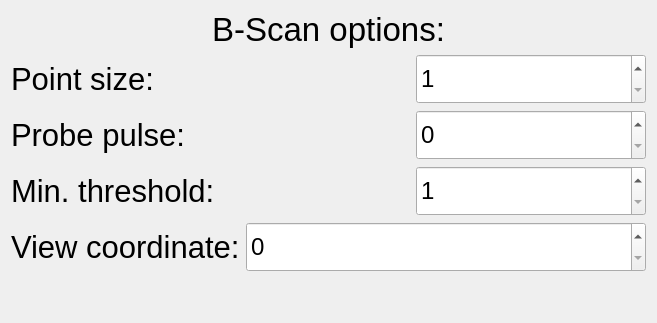
              <widget class="QWidget" name="bScanSettingsPage">
               <layout class="QVBoxLayout" name="verticalLayout_27">
                <item>
                 <widget class="QLabel" name="label_31">
                  <property name="maximumSize">
                   <size>
                    <width>16777215</width>
                    <height>50</height>
                   </size>
                  </property>
                  <property name="font">
                   <font>
                    <pointsize>25</pointsize>
                   </font>
                  </property>
                  <property name="autoFillBackground">
                   <bool>false</bool>
                  </property>
                  <property name="frameShape">
                   <enum>QFrame::NoFrame</enum>
                  </property>
                  <property name="text">
                   <string>B-Scan options:</string>
                  </property>
                  <property name="alignment">
                   <set>Qt::AlignCenter</set>
                  </property>
                 </widget>
                </item>
                <item>
                 <layout class="QHBoxLayout" name="horizontalLayout_28">
                  <item>
                   <widget class="QLabel" name="label_32">
                    <property name="minimumSize">
                     <size>
                      <width>0</width>
                      <height>50</height>
                     </size>
                    </property>
                    <property name="maximumSize">
                     <size>
                      <width>16777215</width>
                      <height>50</height>
                     </size>
                    </property>
                    <property name="font">
                     <font>
                      <pointsize>23</pointsize>
                     </font>
                    </property>
                    <property name="autoFillBackground">
                     <bool>false</bool>
                    </property>
                    <property name="frameShape">
                     <enum>QFrame::NoFrame</enum>
                    </property>
                    <property name="text">
                     <string>Point size:</string>
                    </property>
                    <property name="alignment">
                     <set>Qt::AlignLeading|Qt::AlignLeft|Qt::AlignVCenter</set>
                    </property>
                   </widget>
                  </item>
                  <item>
                   <widget class="SpinBoxNumber" name="bScanDotSize">
                    <property name="minimumSize">
                     <size>
                      <width>0</width>
                      <height>50</height>
                     </size>
                    </property>
                    <property name="maximumSize">
                     <size>
                      <width>230</width>
                      <height>50</height>
                     </size>
                    </property>
                    <property name="font">
                     <font>
                      <pointsize>18</pointsize>
                     </font>
                    </property>
                    <property name="minimum">
                     <number>1</number>
                    </property>
                    <property name="maximum">
                     <number>2</number>
                    </property>
                   </widget>
                  </item>
                 </layout>
                </item>
                <item>
                 <layout class="QHBoxLayout" name="horizontalLayout_34">
                  <item>
                   <widget class="QLabel" name="label_37">
                    <property name="maximumSize">
                     <size>
                      <width>16777215</width>
                      <height>50</height>
                     </size>
                    </property>
                    <property name="font">
                     <font>
                      <pointsize>23</pointsize>
                     </font>
                    </property>
                    <property name="autoFillBackground">
                     <bool>false</bool>
                    </property>
                    <property name="frameShape">
                     <enum>QFrame::NoFrame</enum>
                    </property>
                    <property name="text">
                     <string>Probe pulse:</string>
                    </property>
                    <property name="alignment">
                     <set>Qt::AlignLeading|Qt::AlignLeft|Qt::AlignVCenter</set>
                    </property>
                   </widget>
                  </item>
                  <item>
                   <widget class="SpinBoxList" name="bScanLocationProbePulse">
                    <property name="sizePolicy">
                     <sizepolicy hsizetype="Minimum" vsizetype="Fixed">
                      <horstretch>0</horstretch>
                      <verstretch>0</verstretch>
                     </sizepolicy>
                    </property>
                    <property name="minimumSize">
                     <size>
                      <width>0</width>
                      <height>50</height>
                     </size>
                    </property>
                    <property name="maximumSize">
                     <size>
                      <width>230</width>
                      <height>16777215</height>
                     </size>
                    </property>
                    <property name="font">
                     <font>
                      <pointsize>18</pointsize>
                     </font>
                    </property>
                   </widget>
                  </item>
                 </layout>
                </item>
                <item>
                 <layout class="QHBoxLayout" name="horizontalLayout_153">
                  <item>
                   <widget class="QLabel" name="minThresholdLabel">
                    <property name="maximumSize">
                     <size>
                      <width>16777215</width>
                      <height>50</height>
                     </size>
                    </property>
                    <property name="font">
                     <font>
                      <pointsize>23</pointsize>
                     </font>
                    </property>
                    <property name="autoFillBackground">
                     <bool>false</bool>
                    </property>
                    <property name="frameShape">
                     <enum>QFrame::NoFrame</enum>
                    </property>
                    <property name="text">
                     <string>Min. threshold:</string>
                    </property>
                    <property name="alignment">
                     <set>Qt::AlignLeading|Qt::AlignLeft|Qt::AlignVCenter</set>
                    </property>
                   </widget>
                  </item>
                  <item>
                   <widget class="SpinBoxNumber" name="registrationThresholdSpinBox">
                    <property name="minimumSize">
                     <size>
                      <width>0</width>
                      <height>50</height>
                     </size>
                    </property>
                    <property name="maximumSize">
                     <size>
                      <width>230</width>
                      <height>50</height>
                     </size>
                    </property>
                    <property name="font">
                     <font>
                      <pointsize>18</pointsize>
                     </font>
                    </property>
                    <property name="minimum">
                     <number>1</number>
                    </property>
                    <property name="maximum">
                     <number>2</number>
                    </property>
                   </widget>
                  </item>
                 </layout>
                </item>
                <item>
                 <layout class="QHBoxLayout" name="horizontalLayout_35">
                  <item>
                   <widget class="QLabel" name="viewTypeLabel">
                    <property name="maximumSize">
                     <size>
                      <width>16777215</width>
                      <height>50</height>
                     </size>
                    </property>
                    <property name="font">
                     <font>
                      <pointsize>23</pointsize>
                     </font>
                    </property>
                    <property name="autoFillBackground">
                     <bool>false</bool>
                    </property>
                    <property name="frameShape">
                     <enum>QFrame::NoFrame</enum>
                    </property>
                    <property name="text">
                     <string>View coordinate:</string>
                    </property>
                    <property name="alignment">
                     <set>Qt::AlignLeading|Qt::AlignLeft|Qt::AlignVCenter</set>
                    </property>
                   </widget>
                  </item>
                  <item>
                   <widget class="SpinBoxList" name="viewCurrentCoordinateSpinBox">
                    <property name="sizePolicy">
                     <sizepolicy hsizetype="Minimum" vsizetype="Fixed">
                      <horstretch>0</horstretch>
                      <verstretch>0</verstretch>
                     </sizepolicy>
                    </property>
                    <property name="minimumSize">
                     <size>
                      <width>400</width>
                      <height>50</height>
                     </size>
                    </property>
                    <property name="maximumSize">
                     <size>
                      <width>400</width>
                      <height>16777215</height>
                     </size>
                    </property>
                    <property name="font">
                     <font>
                      <pointsize>18</pointsize>
                     </font>
                    </property>
                   </widget>
                  </item>
                 </layout>
                </item>
                <item>
                 <spacer name="verticalSpacer_10">
                  <property name="orientation">
                   <enum>Qt::Vertical</enum>
                  </property>
                  <property name="sizeHint" stdset="0">
                   <size>
                    <width>20</width>
                    <height>40</height>
                   </size>
                  </property>
                 </spacer>
                </item>
               </layout>
              </widget>
